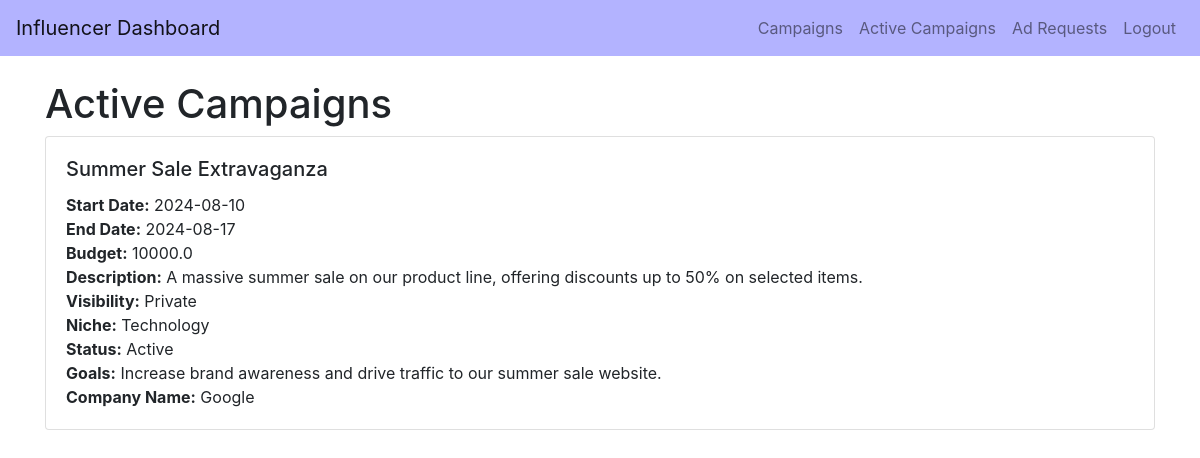
/active_campaigns/tanmay, run on an earlier commit of the app's database.
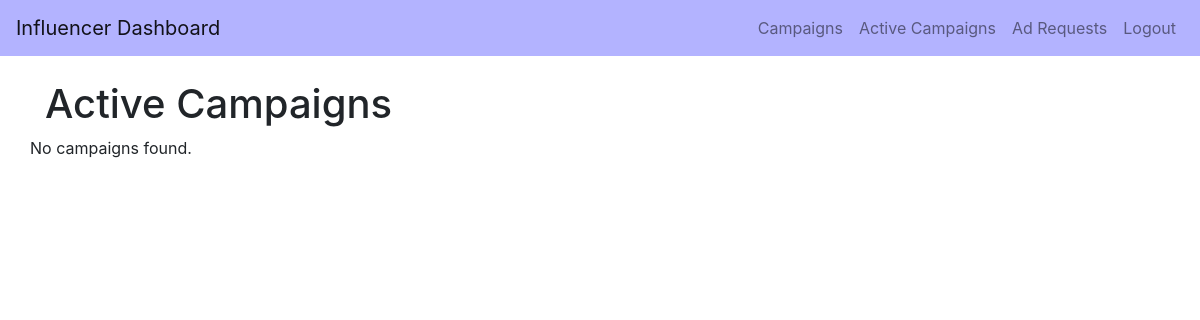
And on a later commit of the database.
### backend/models.py (models this page shows)
class Sponsor(db.Model):
    __tablename__ = 'sponsor'
    id = db.Column(db.Integer, primary_key=True)
    name = db.Column(db.String(100), nullable=False)
    email = db.Column(db.String(150), nullable=False)
    company = db.Column(db.String(100), nullable=False)
    industry = db.Column(db.String(100), nullable=False)
    user_id = db.Column(db.Integer, db.ForeignKey('user.id'), nullable=False)
    user = db.relationship('User', backref='sponsor_user', uselist=False)

class Campaign(db.Model):
    __tablename__ = 'campaign'
    id = db.Column(db.Integer, primary_key=True)
    name = db.Column(db.String(100), nullable=False)
    description = db.Column(db.Text, nullable=False)
    start_date = db.Column(db.Date, nullable=False)
    end_date = db.Column(db.Date, nullable=False)
    budget = db.Column(db.Float, nullable=False)
    visibility = db.Column(db.String(10), nullable=False)  # public, private
    goals = db.Column(db.Text, nullable=False)
    niche = db.Column(db.String(50), nullable=False)
    status = db.Column(db.String(10), nullable=False)
    flagged = db.Column(db.Boolean, default=False, nullable=False)
    user_id = db.Column(db.Integer, db.ForeignKey('user.id'), nullable=False)
    ad_requests = db.relationship('AdRequest', backref='campaigns_ad_requests')
    campaign_requests = db.relationship('CampaignRequest', backref='campaign_campaign_requests')

### backend/controller.py (the view)
@app.route('/active_campaigns/<string:username>')
def active_campaigns(username):
    user = User.query.filter_by(username=username).first()
    if user is None:
        return "User not found", 404
    current_influencer = Influencer.query.filter_by(user_id=user.id).first()
    if current_influencer is None:
        return "Influencer not found", 404
    influencer_id = current_influencer.id
    active_campaigns = db.session.query(Campaign).join(AdRequest).filter(
        AdRequest.influencer_id == influencer_id,
        AdRequest.status == "Accepted and Active"
    ).all()
    campaigns_with_sponsors = []
    for campaign in active_campaigns:
        sponsor_user = User.query.filter_by(id=campaign.user_id).first()
        sponsor_company = 'Unknown'  # Default if no sponsor is found
        if sponsor_user:
            sponsor_sponsor = Sponsor.query.filter_by(user_id=sponsor_user.id).first()
            if sponsor_sponsor:
                sponsor_company = sponsor_sponsor.company
        campaigns_with_sponsors.append({
            'campaign': campaign,
            'sponsor_company': sponsor_company
        })
    return render_template('active_campaigns.html', username=username, campaigns=campaigns_with_sponsors)

### templates/active_campaigns.html (shortened to what this page needs)
<!DOCTYPE html>
<html lang="en">
<head>
    <link href="https://stackpath.bootstrapcdn.com/bootstrap/4.5.2/css/bootstrap.min.css" rel="stylesheet">
</head>
<body>
<nav class="navbar navbar-expand-lg navbar-light" style="background-color: #b3b3ff;">
    <a class="navbar-brand" href="{{ url_for('influencer_dashboard', username=username) }}">Influencer Dashboard</a>
    <div class="collapse navbar-collapse">
        <ul class="navbar-nav ml-auto">
            <li class="nav-item">
                <a class="nav-link" href="{{ url_for('influencer_campaigns', username=username) }}">Campaigns</a>
            </li>
            <li class="nav-item">
                <a class="nav-link" href="{{ url_for('active_campaigns', username=username) }}">Active Campaigns</a>
              </li>
            <li class="nav-item">
                <a class="nav-link" href="#">Ad Requests</a>
            </li>
            <li class="nav-item">
                <a class="nav-link" href="{{ url_for('logout') }}">Logout</a>
            </li>
        </ul>
    </div>
</nav>
<div class="container mt-4">
    <h1>Active Campaigns</h1>
    <div class="row">
        {% if campaigns %}
            {% for item in campaigns %}
                <div class="col-12 mb-4">
                    <div class="card">
                        <div class="card-body">
                            <h5 class="card-title">{{ item.campaign.name }}</h5>
                            <p class="card-text">
                                <strong>Start Date:</strong> {{ item.campaign.start_date }}<br>
                                <strong>End Date:</strong> {{ item.campaign.end_date }}<br>
                                <strong>Budget:</strong> {{ item.campaign.budget }}<br>
                                <strong>Description:</strong> {{ item.campaign.description }}<br>
                                <strong>Visibility:</strong> {{ item.campaign.visibility }}<br>
                                <strong>Niche:</strong> {{ item.campaign.niche }}<br>
                                <strong>Status:</strong> {{ item.campaign.status }}<br>
                                <strong>Goals:</strong> {{ item.campaign.goals }}<br>
                                <strong>Company Name:</strong> {{ item.sponsor_company }}<br>
                            </p>
                        </div>
                    </div>
                </div>
            {% endfor %}
        {% else %}
            <p>No campaigns found.</p>
        {% endif %}
    </div>
</div>
</body>
</html>

What changed in the data, as far as the page shows it:
no longer on this page (row edited): Sponsor: campaign.name "Summer Sale Extravaganza", campaign.start_date "2024-08-10", campaign.end_date "2024-08-17", campaign.budget "10000.0", campaign.description "A massive summer sale on our product line, offering discounts up to 50% on selected items.", campaign.visibility "Private", campaign.niche "Technology", campaign.status "Active", campaign.goals "Increase brand awareness and drive traffic to our summer sale website.", sponsor_company "Google"
Also different on the page:
text now shown: "No campaigns found."
